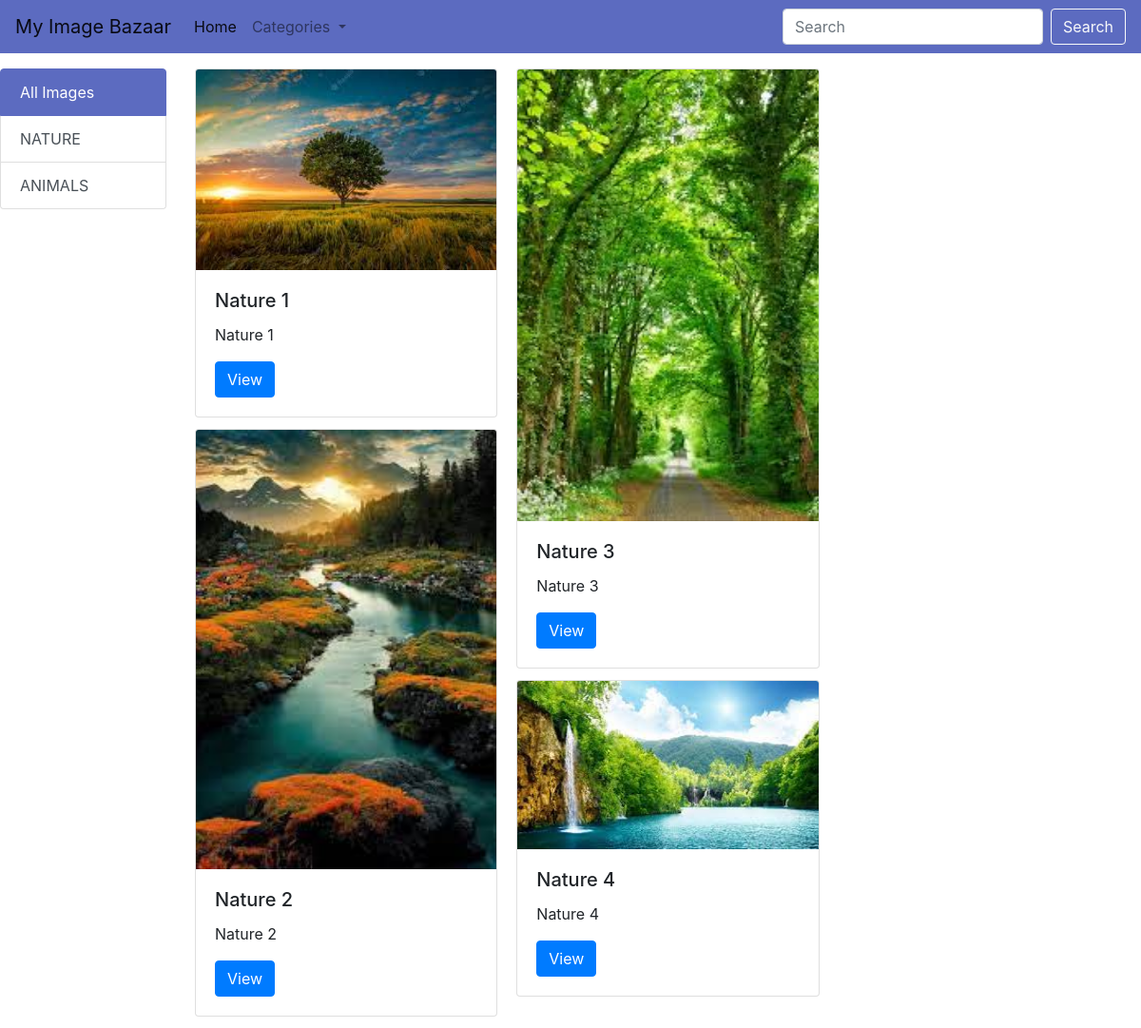
The app's page /category/1/, older data.
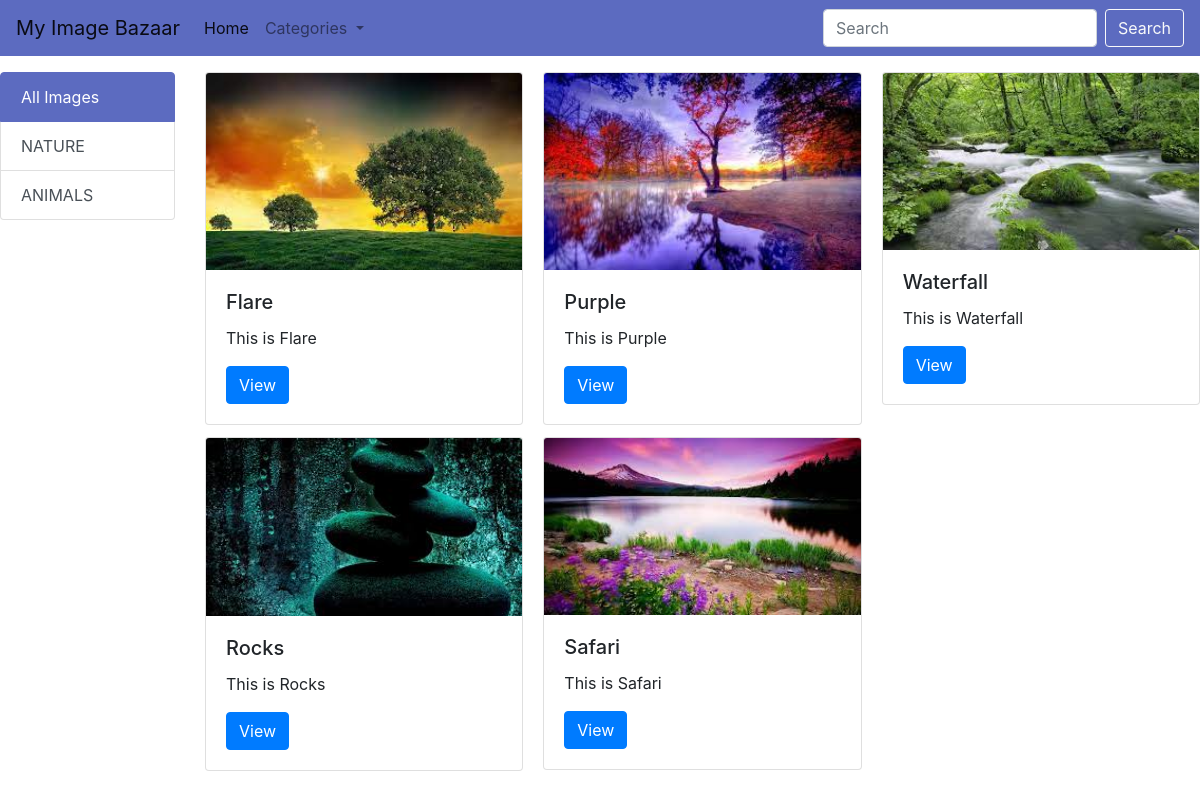
The same page, newer data.
### myapp/models.py (models this page shows, shortened)
class Category(models.Model):
    title = models.CharField(max_length=100)
    description = models.TextField()

class Image(models.Model):
    title = models.CharField(max_length=200)
    description = models.TextField()
    image = models.ImageField(upload_to='images')
    added_date = models.DateTimeField()
    cat = models.ForeignKey(Category,on_delete=models.CASCADE)

### WebDev/views.py (the view)
# urls.py: path('category/<int:cid>/', show_category_page),
def show_category_page (request,cid):
      print(cid)
      cats = Category.objects.all()
      category = Category.objects.get(pk=cid)
      images = Image.objects.filter(cat = category)
      data = {'images': images, 'cats': cats}
      return render(request, "home.html", data)

### templates/home.html (shortened to what this page needs)
<!doctype html>
<html lang="en">
  <head>
    <link rel="stylesheet" href="https://cdn.jsdelivr.net/npm/bootstrap@4.0.0/dist/css/bootstrap.min.css">
  </head>
<body>
  {% include 'navbar.html' %}
</body>
</html>
    <div class="row">
      <div class="col-md-2">
        <div class="list-group mt-3">
          <a href="/home" class="list-group-item list-group-item-action active">
            All Images
          </a>
          {% for c in cats %}
          <a href="/category/{{c.pk}}" class="list-group-item list-group-item-action">{{c.title}}</a>
          {% endfor%}
        </div>
      </div>
      <div class="col-10">
        <div class="row mt-3">
          <div class="col-md-12">
            <div class="card-columns">
              {% for i in images %}
              <div class="card">
                <img class="card-img-top" src="/media/{{i.image}}" alt="Card image cap">
                <div class="card-body">
                  <h5 class="card-title">{{ i.title }}</h5>
                  <p class="card-text">{{ i.description }}</p>
                  <a href="#" class="btn btn-primary" onclick="showModalwithImage('{{i.image}}')">View</a>
                </div>
              </div>
               {% endfor %}
            </div>
          </div>
        </div>
      </div>
    </div>
</body>
</html>

### templates/navbar.html (shortened to what this page needs)
<nav class="navbar navbar-expand-lg bg navbar-light">
    <a class="navbar-brand" href="#">My Image Bazaar</a>
    <div class="collapse navbar-collapse" id="navbarSupportedContent">
      <ul class="navbar-nav mr-auto">
        <li class="nav-item active">
          <a class="nav-link" href="#">Home <span class="sr-only">(current)</span></a>
        </li>
        <li class="nav-item dropdown">
          <a class="nav-link dropdown-toggle" href="#" id="navbarDropdown" role="button" data-toggle="dropdown" aria-haspopup="true" aria-expanded="false">
            Categories
          </a>
        </li>
      </ul>
      <form class="form-inline my-2 my-lg-0">
        <input class="form-control mr-sm-2" type="search" placeholder="Search" aria-label="Search">
        <button class="btn btn-outline-light my-2 my-sm-0" type="submit">Search</button>
      </form>
    </div>
  </nav>

### templates/home.html (style rules this page uses)
.bg { background: #5c6bc0!important; }
.list-group-item.active { background: #5c6bc0!important; border-color: #5c6bc0!important; }

Row changes from the older to the newer data that the page shows:
removed Image: image (picture), title "Nature 1", description "Nature 1"
removed Image: image (picture), title "Nature 2", description "Nature 2"
removed Image: image (picture), title "Nature 3", description "Nature 3"
removed Image: image (picture), title "Nature 4", description "Nature 4"
added Image: image (picture), title "Flare", description "This is Flare"
added Image: image (picture), title "Rocks", description "This is Rocks"
added Image: image (picture), title "Purple", description "This is Purple"
added Image: image (picture), title "Safari", description "This is Safari"
added Image: image (picture), title "Waterfall", description "This is Waterfall"
